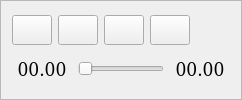
          <widget class="QFrame" name="frame">
           <property name="frameShape">
            <enum>QFrame::StyledPanel</enum>
           </property>
           <property name="frameShadow">
            <enum>QFrame::Raised</enum>
           </property>
           <layout class="QVBoxLayout" name="verticalLayout_4">
            <item>
             <layout class="QHBoxLayout" name="horizontalLayout_19">
              <item>
               <widget class="QPushButton" name="btn_prev_video">
                <property name="sizePolicy">
                 <sizepolicy hsizetype="Minimum" vsizetype="Fixed">
                  <horstretch>0</horstretch>
                  <verstretch>0</verstretch>
                 </sizepolicy>
                </property>
                <property name="minimumSize">
                 <size>
                  <width>40</width>
                  <height>30</height>
                 </size>
                </property>
                <property name="text">
                 <string/>
                </property>
                <property name="icon">
                 <iconset>
                  <normaloff>../../../../images/prev.png</normaloff>../../../../images/prev.png</iconset>
                </property>
                <property name="iconSize">
                 <size>
                  <width>30</width>
                  <height>30</height>
                 </size>
                </property>
                <property name="shortcut">
                 <string>Left</string>
                </property>
               </widget>
              </item>
              <item>
               <widget class="QPushButton" name="btn_play_pouse">
                <property name="sizePolicy">
                 <sizepolicy hsizetype="Minimum" vsizetype="Fixed">
                  <horstretch>0</horstretch>
                  <verstretch>0</verstretch>
                 </sizepolicy>
                </property>
                <property name="minimumSize">
                 <size>
                  <width>40</width>
                  <height>30</height>
                 </size>
                </property>
                <property name="text">
                 <string/>
                </property>
                <property name="icon">
                 <iconset>
                  <normaloff>../../../../images/play.png</normaloff>../../../../images/play.png</iconset>
                </property>
                <property name="iconSize">
                 <size>
                  <width>30</width>
                  <height>30</height>
                 </size>
                </property>
                <property name="shortcut">
                 <string>Space</string>
                </property>
               </widget>
              </item>
              <item>
               <widget class="QPushButton" name="btn_stop_video">
                <property name="sizePolicy">
                 <sizepolicy hsizetype="Minimum" vsizetype="Fixed">
                  <horstretch>0</horstretch>
                  <verstretch>0</verstretch>
                 </sizepolicy>
                </property>
                <property name="minimumSize">
                 <size>
                  <width>40</width>
                  <height>30</height>
                 </size>
                </property>
                <property name="text">
                 <string/>
                </property>
                <property name="icon">
                 <iconset>
                  <normaloff>../../../../images/icon_stop.png</normaloff>../../../../images/icon_stop.png</iconset>
                </property>
                <property name="iconSize">
                 <size>
                  <width>30</width>
                  <height>30</height>
                 </size>
                </property>
                <property name="shortcut">
                 <string>S</string>
                </property>
               </widget>
              </item>
              <item>
               <widget class="QPushButton" name="btn_skip_video">
                <property name="sizePolicy">
                 <sizepolicy hsizetype="Minimum" vsizetype="Fixed">
                  <horstretch>0</horstretch>
                  <verstretch>0</verstretch>
                 </sizepolicy>
                </property>
                <property name="minimumSize">
                 <size>
                  <width>40</width>
                  <height>30</height>
                 </size>
                </property>
                <property name="text">
                 <string/>
                </property>
                <property name="icon">
                 <iconset>
                  <normaloff>../../../../images/skip.png</normaloff>../../../../images/skip.png</iconset>
                </property>
                <property name="iconSize">
                 <size>
                  <width>30</width>
                  <height>30</height>
                 </size>
                </property>
                <property name="shortcut">
                 <string>Right</string>
                </property>
               </widget>
              </item>
              <item>
               <spacer name="horizontalSpacer_7">
                <property name="orientation">
                 <enum>Qt::Horizontal</enum>
                </property>
                <property name="sizeHint" stdset="0">
                 <size>
                  <width>40</width>
                  <height>20</height>
                 </size>
                </property>
               </spacer>
              </item>
             </layout>
            </item>
            <item>
             <layout class="QHBoxLayout" name="horizontalLayout_11">
              <item>
               <widget class="QLabel" name="label_time_recent">
                <property name="sizePolicy">
                 <sizepolicy hsizetype="Preferred" vsizetype="Fixed">
                  <horstretch>0</horstretch>
                  <verstretch>0</verstretch>
                 </sizepolicy>
                </property>
                <property name="minimumSize">
                 <size>
                  <width>60</width>
                  <height>30</height>
                 </size>
                </property>
                <property name="font">
                 <font>
                  <family>DejaVu Serif Condensed</family>
                  <pointsize>14</pointsize>
                 </font>
                </property>
                <property name="text">
                 <string>00.00</string>
                </property>
                <property name="alignment">
                 <set>Qt::AlignCenter</set>
                </property>
               </widget>
              </item>
              <item>
               <widget class="QSlider" name="slider_Video">
                <property name="sizePolicy">
                 <sizepolicy hsizetype="Expanding" vsizetype="Fixed">
                  <horstretch>0</horstretch>
                  <verstretch>0</verstretch>
                 </sizepolicy>
                </property>
                <property name="orientation">
                 <enum>Qt::Horizontal</enum>
                </property>
               </widget>
              </item>
              <item>
               <widget class="QLabel" name="label_time_end">
                <property name="sizePolicy">
                 <sizepolicy hsizetype="Preferred" vsizetype="Fixed">
                  <horstretch>0</horstretch>
                  <verstretch>0</verstretch>
                 </sizepolicy>
                </property>
                <property name="minimumSize">
                 <size>
                  <width>60</width>
                  <height>30</height>
                 </size>
                </property>
                <property name="font">
                 <font>
                  <family>DejaVu Serif Condensed</family>
                  <pointsize>14</pointsize>
                 </font>
                </property>
                <property name="text">
                 <string>00.00</string>
                </property>
                <property name="alignment">
                 <set>Qt::AlignCenter</set>
                </property>
               </widget>
              </item>
             </layout>
            </item>
           </layout>
          </widget>
